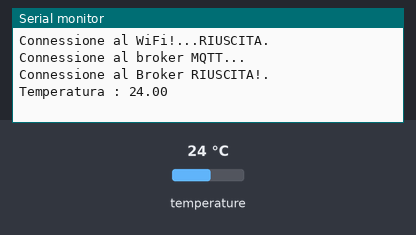
A sketch run on a simulated ESP8266 (Wemos D1 mini). Parts: the last lines printed to the serial monitor. Inputs (shaded band) come from the test bench; at power-on: temperature 24 °C. WiFi joins after 1.5 s; servers stay silent unless stated; no MQTT or app messages arrive unless stated.

Above: at 2.7 s.
2.8 s: temperature set to 12 °C
At 3.9 s:
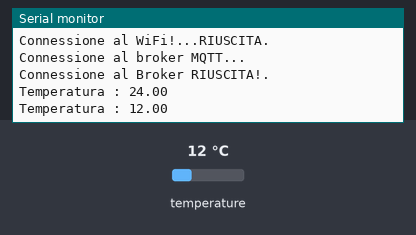
4.7 s: temperature set to 19 °C
At 5.8 s:
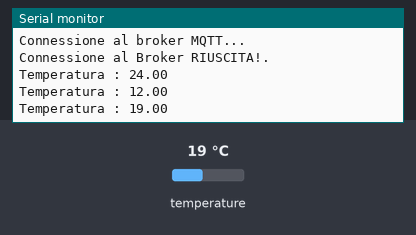
Timing chart, 0 to 7.7 s (numbered marks = the images above; inputs shaded):
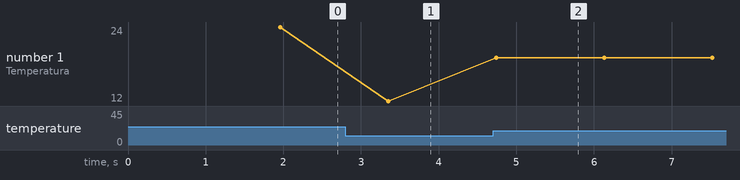

The sketch:

Senza_remoto.ino
```cpp
/*  Includo librerie necessarie   */

//Queste sono utilizzate per la gestione del WiFi e della comunicazione con server Mqtt
#include <ESP8266WiFi.h>          //https://github.com/esp8266/Arduino
#include <DNSServer.h>
#include <ESP8266WebServer.h>
#include <WiFiManager.h>         //https://github.com/tzapu/WiFiManager
#include <PubSubClient.h>
//Queste sono utilizzate dal trasduttore di temperatura DS18B20
#include <OneWire.h>
#include <DallasTemperature.h>


/*   Inizializzo e definisco le variabili del programma   */

#define ONE_WIRE_BUS D2                  // Definiamo il PIN dove sara' collegato il filo che si occupera' della misura della temperatura
OneWire oneWire(ONE_WIRE_BUS);          // Crea un'istanza "oneWire" per la comunicazione con altri "slaves"
DallasTemperature sensors(&oneWire);    // Passa la variabile "oneWire" alla liberia Dallas Temperature.

const char* mqttServer = "192.168.232.58"; //Inserire IP del server
const int mqttPort = 1883;                  //Inserire porta in ascolto sul server

WiFiClient espClient;
PubSubClient client(espClient);

/*   SETUP    */
void setup() {
  Serial.begin(115200);                                  //Inizializzo monitor seriale
  WiFiManager wifiManager;  //Inizializzazione locale, una volta configurata la prima volta non sara' necessario ripetere
  //wifiManager.resetSettings();                        //Decommentare per resettare le configurazioni salvate
  /*In caso di connessione assente, esp8266 si occupera' di aprire un AP dove configurare la rete.
    SSID:       WemosD1R2.conf
    IP_Portale: http://192.168.4.1 */
  wifiManager.autoConnect("WemosD1R2.conf");

  //Se arriviamo a questo punto vorra' dire che la connessione e' avvenuta con successo
  Serial.println("Connessione al WiFi!...RIUSCITA.");
  sensors.begin();                                      //Inizializzo il sensore
  sensors.setResolution(11);                            //Setting risoluzione del sensore
  client.setServer(mqttServer, mqttPort);               //All'oggetto setServer gli passo le variabili definite sopra

  /*In questo passaggio si tenta la connessione al broker che continuera' a ciclare finche' non sara' stabilita la connessione*/
  while (!client.connected()){
    Serial.println("Connessione al broker MQTT...\n");
    if (client.connect("ESP8266Client" )) {
      Serial.println("Connessione al Broker RIUSCITA!.");
      client.publish("data",">>>Qui e' ESP8266<<<");
      }else{
        Serial.print("Connessione fallita con stato:rc ");
        Serial.print(client.state());
        delay(2000);
      }
    }
}


void loop(){
    client.loop();
    sensors.requestTemperatures();                  // Invia il comando per ricevere la temperatura
    float tempC = sensors.getTempCByIndex(0);       //Una volta fatta la lettura la salva nella variabile tempC
    Serial.println("Temperatura : " +String(tempC));//SerialPrint temperatura
    String toSend = String(tempC);                  //Conversione in stringa della variabile tempC e assegnazione in "toSend"
    client.publish("data","Temperatura:");          //Pubblicazione nel topic "data"
    client.publish("data",toSend.c_str());          //Pubblish-> topic="data", message="toSend"
    delay(1000);
}
```

Measured:
- after the input at 2.8 s, the serial monitor: prints a new line after 0.55 s (image 1)
- after the input at 4.7 s, the serial monitor: prints a new line at once (image 2)
- plotted number 1: 24 → 12 after the input at 2.8 s, 12 → 19 after the input at 4.7 s
